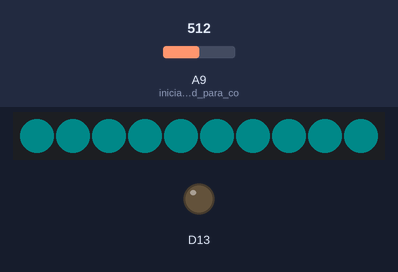
Bench run of a sketch on a simulated Adafruit Circuit Playground Express. Parts: 10 RGB LEDs in strip order, left to right, output pins drawn as LEDs (lit = HIGH). Inputs (shaded band) come from the test bench; at power-on: A9 (inicializa_el_pad_para_co) = 512. Dim RGB values are drawn brighter than linear.

Above: at 1.2 s.
1.3 s: A9 (inicializa_el_pad_para_co) set to 716
At 1.8 s:
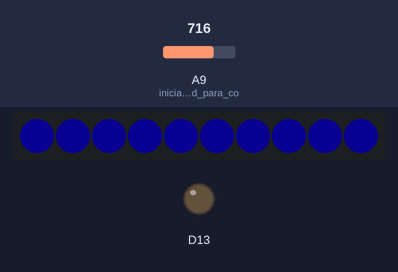
2.8 s: A9 (inicializa_el_pad_para_co) set to 900
At 4.0 s:
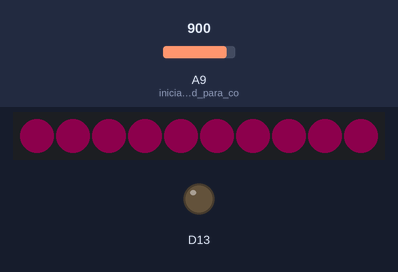
4.3 s: A9 (inicializa_el_pad_para_co) set to 1023
5.8 s: A9 (inicializa_el_pad_para_co) set to 306
At 6.4 s:
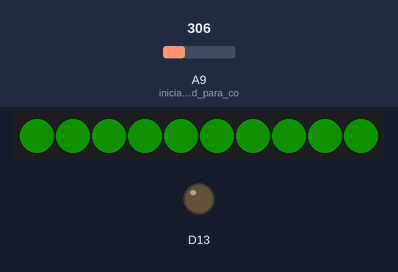
7.3 s: A9 (inicializa_el_pad_para_co) set to 122
At 7.6 s:
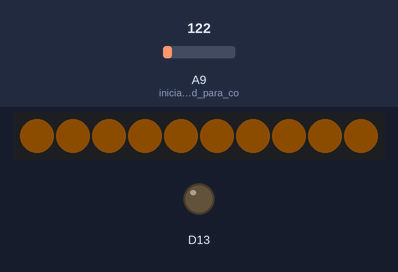
8.8 s: A9 (inicializa_el_pad_para_co) set to 0
Timing chart, 0 to 11.3 s (numbered marks = the images above; inputs shaded):
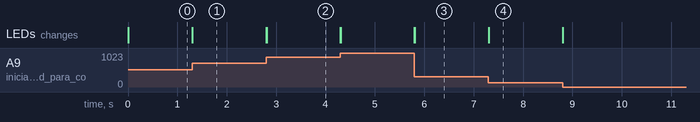

Measured:
- after the input at 1.3 s, the LEDs: first change at once (image 1 shows a later state)
- after the input at 2.8 s, the LEDs: first change at once (image 2 shows a later state)
- after the input at 5.8 s, the LEDs: first change at once (image 3 shows a later state)
- after the input at 7.3 s, the LEDs: first change at once (image 4 shows a later state)

The sketch:

ArtScience_Potentiometer.ino
```cpp
/*Tomas de Camino Beck
www.funcostarica.org

*/
#include <Adafruit_CircuitPlayground.h>
#include <Wire.h>
#include <SPI.h>

int count = 0;

void setup() {
  pinMode(A9, INPUT); //inicializa el pad para conectar un sensor
  CircuitPlayground.begin();//inicia el playground
}

void loop() {
  //lee el sensor y luego lo convierte a valores 0 a 255
  int val = map(analogRead(A9),0,1023,0,255);
  //contador % significa funcion modulo
  //cuenta hasta 10 para ir prediendo todos los leds
  count=(count+1)%10;
  //cambia color del led
  CircuitPlayground.setPixelColor(count, CircuitPlayground.colorWheel(val));
}
```
